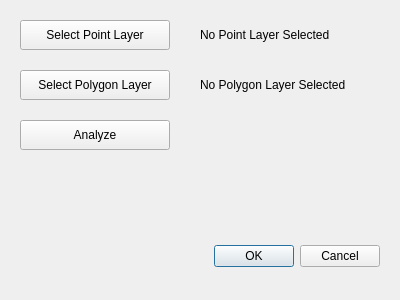
<ui version="4.0">
 <class>PointInPolygonsDialogBase</class>
 <widget class="QDialog" name="PointInPolygonsDialogBase">
  <property name="geometry">
   <rect>
    <x>0</x>
    <y>0</y>
    <width>400</width>
    <height>300</height>
   </rect>
  </property>
  <property name="windowTitle">
   <string>PointInPolygons</string>
  </property>
  <!-- Select Point Layer Button -->
  <widget class="QPushButton" name="btnSelectPointLayer">
   <property name="geometry">
    <rect>
     <x>20</x>
     <y>20</y>
     <width>150</width>
     <height>30</height>
    </rect>
   </property>
   <property name="text">
    <string>Select Point Layer</string>
   </property>
  </widget>
  <!-- Label for Selected Point Layer -->
  <widget class="QLabel" name="lblPointLayer">
   <property name="geometry">
    <rect>
     <x>200</x>
     <y>20</y>
     <width>180</width>
     <height>30</height>
    </rect>
   </property>
   <property name="text">
    <string>No Point Layer Selected</string>
   </property>
  </widget>
  <!-- Select Polygon Layer Button -->
  <widget class="QPushButton" name="btnSelectPolygonLayer">
   <property name="geometry">
    <rect>
     <x>20</x>
     <y>70</y>
     <width>150</width>
     <height>30</height>
    </rect>
   </property>
   <property name="text">
    <string>Select Polygon Layer</string>
   </property>
  </widget>
  <!-- Label for Selected Polygon Layer -->
  <widget class="QLabel" name="lblPolygonLayer">
   <property name="geometry">
    <rect>
     <x>200</x>
     <y>70</y>
     <width>180</width>
     <height>30</height>
    </rect>
   </property>
   <property name="text">
    <string>No Polygon Layer Selected</string>
   </property>
  </widget>
  <!-- Analyze Button -->
  <widget class="QPushButton" name="btnAnalyze">
   <property name="geometry">
    <rect>
     <x>20</x>
     <y>120</y>
     <width>150</width>
     <height>30</height>
    </rect>
   </property>
   <property name="text">
    <string>Analyze</string>
   </property>
  </widget>
  <!-- Dialog Buttons -->
  <widget class="QDialogButtonBox" name="button_box">
   <property name="geometry">
    <rect>
     <x>20</x>
     <y>240</y>
     <width>360</width>
     <height>32</height>
    </rect>
   </property>
   <property name="standardButtons">
    <set>QDialogButtonBox::Cancel|QDialogButtonBox::Ok</set>
   </property>
  </widget>
 </widget>
 <resources/>
 <connections/>
</ui>
